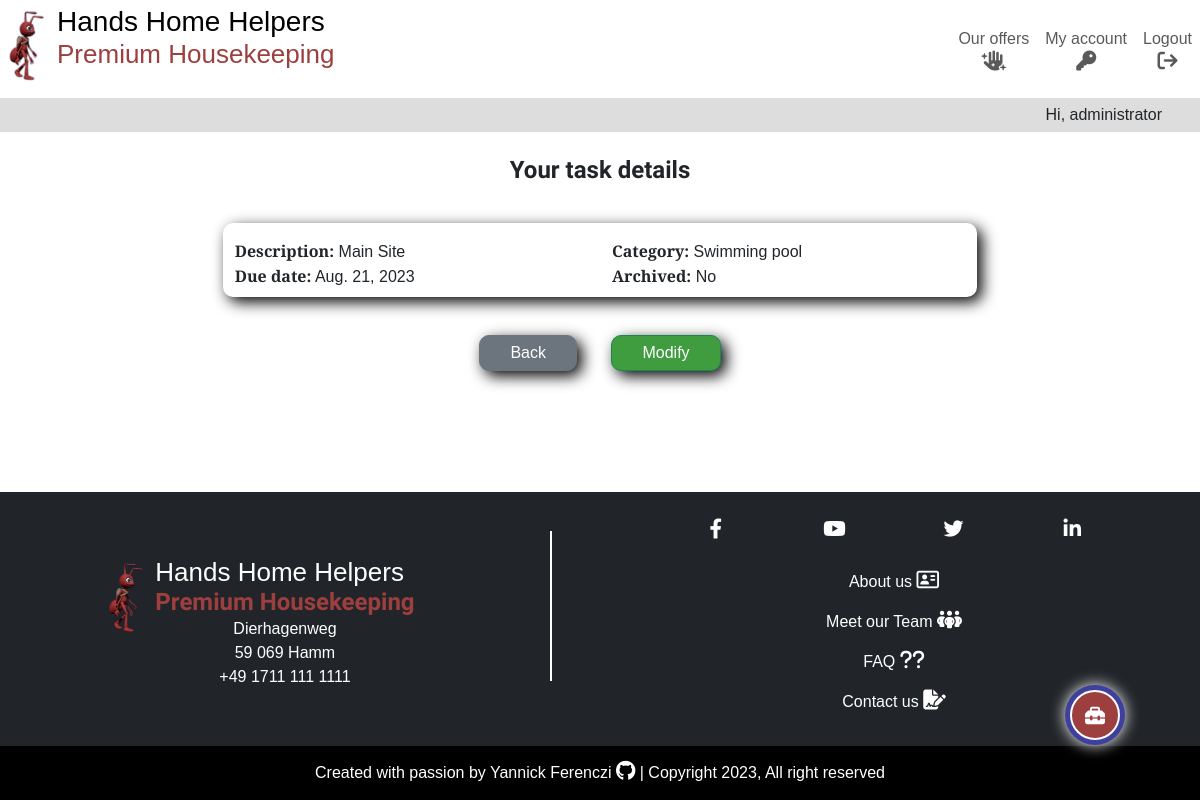
Page /dashboard/task_detail/35/ (signed in) on the committed database.
### tasks/models.py (models this page shows, shortened)
class Task(models.Model):
    CATEGORIES = [
        ("Gardening", "Gardening"),
        ("Cleaning", "Cleaning"),
        ("Garden patch", "Garden patch"),
        ("Swimming pool", "Swimming pool"),
        ("Renovation and repair", "Renovation and repair"),
        ("Home care", "Home care"),
    ]
    name = models.CharField(max_length=250, verbose_name="Description")
    done = models.BooleanField(default=False)
    owner = models.ForeignKey(
        User,
        on_delete=models.CASCADE,
        related_name="task_owner",
    )
    created_on = models.DateField(auto_now_add=True)
    category = models.CharField(
        max_length=50,
        choices=CATEGORIES,
        default="Cleaning",
    )
    employee = models.ForeignKey(
        Employee,
        on_delete=models.PROTECT,
        related_name="employees",
        blank=True,
        null=True,
    )
    comment = models.CharField(max_length=250, blank=True, null=True)
    due_date = models.DateField(
        null=True,
        blank=True,
    )
    class Meta:
        ordering = ["-created_on"]

### tasks/views.py (the view)
class TaskDetailView(LoginRequiredMixin, generic.DetailView):
    model = Task
    template_name = "tasks/task_detail.html"
    context_object_name = "task"

### tasks/templates/tasks/task_detail.html (shortened to what this page needs)
{% extends "base.html" %}
{% load static %}
{% block content %}
<div class="container-fluid container-lg p-2">
    <div class="row">
        <div class="col">
            <h3>Your task details</h3>
        </div>
    </div>
    <div class="row p-2">
        <div class="col-12 col-md-8 offset-md-2 dashboard-item">
            <div class="row mt-3">
                <div class="col-12 col-md-6">
                    <p><span class="task-title">Description:</span> {{ task.name }}</p>
                </div>
                <div class="col-12 col-md-6">
                    <p><span class="task-title">Category:</span> {{ task.category }}</p>
                </div>
            </div>
            <div class="row mb-2">
                <div class="col-12 col-md-6">
                    <p><span class="task-title">Due date:</span> {{ task.due_date }}</p>
                </div>
                <div class="col-12 col-md-6">
                    <p><span class="task-title">Archived:</span> {% if task.done %}Yes{% else %}No{% endif %}</p>
                </div>
            </div>
        </div>
    </div>
    <div class="row">
        <div class="col centered-content">
            <a class="form-btn btn btn-secondary" aria-label="Go back to the personal dashboard" href="{% url 'dashboard' %}">Back</a>
            <a class="form-btn btn btn-success" aria-label="Edit the task" href="{% url 'update_task' task.pk %}">Modify</a>
        </div>
    </div>
</div>
{% endblock content %}

### templates/base.html (shortened to what this page needs)
{% load static %}
{% url 'home' as home_url %}
{% url 'dashboard' as dashboard_url %}
{% url 'account_logout' as logout_url %}
{% url 'account_login' as login_url %}
{% url 'account_signup' as signup_url %}
{% url 'offers' as offers_url %}
{%  now 'n' as this_month %}
<!DOCTYPE html>
<html lang="en">
<head>
    <link rel="stylesheet" href="https://cdnjs.cloudflare.com/ajax/libs/font-awesome/6.4.0/css/all.min.css"
>
    <link href="https://cdn.jsdelivr.net/npm/bootstrap@5.3.0/dist/css/bootstrap.min.css" rel="stylesheet"
>
    <link rel="stylesheet" href="{% static 'css/style.css' %}">
</head>
<body>
    {% if request.user.is_authenticated %}
    <div class="user-options-trigger">
        <div class="fixed-btn d-flex justify-content-center" data-bs-toggle="tooltip" data-bs-placement="left"
            title="Open the toolbox">
            <button class="fixed-btn-trigger tool-links" type="button" data-bs-toggle="collapse" data-bs-target=".multi-collapse"
                aria-expanded="false" aria-controls="admin-panel add-task add-appointment add-review" aria-label="Open the toolbox to create tasks, appointments and reviews"><i
                    class="fa-solid fa-toolbox d-inline-block mt-1"></i></button>
        </div>
    </div>
    {% endif %}
    <header class="main-header position-fixed w-100">
        <nav class="navbar navbar-expand-md py-0">
            <div class="container-fluid">
                <a class="navbar-brand" aria-label="Go to the home page of the Hands Home Helpers website" href="{% url 'home' %}">
                    <div class="main-logo">
                        <img class="img-logo" src="{% static 'images/hands_home_helpers_logo.png' %}"
                            alt="Hands Home Helpers company logo">
                        <div class="name-logo">
                            <h1><span class="d-block d-md-inline">Hands</span>
                                <span class="d-block d-md-inline">Home</span>
                                <span class="d-block d-md-inline">Helpers</span>
                            </h1>
                            <h2 class="red-ant d-none d-md-block">Premium Housekeeping</h2>
                        </div>
                    </div>
                </a>
                <div class="collapse navbar-collapse" id="navbarSupportedContent">
                    <ul class="navbar-nav ms-auto mb-0 mb-lg-0">
                        <li class="nav-item">
                            <a class="nav-link centered-content {% if request.path == offers_url %}active{%endif%}"
                                aria-current="page" aria-label="Go to the offers page of Hands Home Helpers" href="{% url 'offers' %}">Our offers <i
                                    class="fa-solid fa-hand-sparkles d-block centered-content"></i></a>
                        </li>
                        {% if user.is_authenticated %}
                        <li class="nav-item {% if request.path == dashboard_url %}active{%endif%}">
                            <a class="nav-link centered-content" aria-current="page" aria-label="Go to the personal dashboard"
                                href="{% url 'dashboard' %}">My account <i
                                    class="fa-solid fa-key d-block centered-content"></i></a>
                        </li>
                        <li class="nav-item">
                            <a class="nav-link centered-content {% if request.path == logout_url %}active{%endif%}" aria-current="page" aria-label="go to the logout page"
                                href="{% url 'account_logout' %}">Logout <i
                                    class="fa-solid fa-arrow-right-from-bracket d-block centered-content"></i></a>
                        </li>
                        {% endif %}
                    </ul>
                </div>
            </div>
        </nav>
        <div class="container-fluid">
            <div class="row">
                <p class="col greetings">{% if user.is_authenticated %}Hi, {{ user.username }}{% else %}Hi there!{% endif %}</p>
            </div>
        </div>
    </header>
    <main class="main-content">
        {% block content %}
        {% endblock content %}
    </main>
    <footer class="main-footer bg-dark">
        <div class="container-fluid">
            <div class="row p-4">
                <div class="col-md-5 p-0 d-flex align-items-center justify-content-center">
                    <a class="navbar-brand" aria-label="Go to the home page of the Hands Home Helpers website" href="{% url 'home' %}">
                        <div class="main-logo d-inline-block mt-2">
                            <img class="img-logo" src="{% static 'images/hands_home_helpers_logo.png' %}"
                                alt="Hands Home Helpers company logo">
                            <div class="name-logo">
                                <h2>Hands Home Helpers</h2>
                                <h3 class="red-ant p-0">Premium Housekeeping</h3>
                                <div class="address">
                                    <p class="centered-content m-0">Dierhagenweg</p>
                                    <p class="centered-content m-0">59 069 Hamm</p>
                                    <p class="centered-content m-0">+49 1711 111 1111</p>
                                </div>
                            </div>
                        </div>
                    </a>
                </div>
                <div class="col-md-1">
                    <div class="footer-rule"></div>
                </div>
                <div class="col-md-6">
                    <div class="row pb-2">
                        <div class="col">
                            <ul class="navbar-nav bg-dark d-flex flex-row align-items-center justify-content-evenly">
                                <li class="nav-item">
                                    <a class="nav-link social-media p-0" aria-label="Open Facebook in a new tab" href="https://www.facebook.com/" target="_blank"><i class="fa-brands fa-facebook-f"></i></a>
                                </li>
                                <li class="nav-item">
                                    <a class="nav-link social-media p-0" aria-label="Open Youtube in a new tab" href="https://www.youtube.com/" target="_blank"><i class="fa-brands fa-youtube"></i></a>
                                </li>
                                <li class="nav-item">
                                    <a class="nav-link social-media p-0" aria-label="Open Twitter in a new tab" href="https://www.twitter.com/" target="_blank"><i class="fa-brands fa-twitter"></i></a>
                                </li>
                                <li class="nav-item">
                                    <a class="nav-link social-media p-0" aria-label="Open LinkedIn in a new tab" href="https://www.linkedin.com/" target="_blank"><i class="fa-brands fa-linkedin-in"></i></a>
                                </li>
                            </ul>
                        </div>
                    </div>
                    <div class="row pt-2">
                        <div class="col extra-ressources">
                            <ul class="navbar-nav bg-dark">
                                <li class="nav-item">
                                    <a class="nav-link" aria-label="Go to the top of the about page" href="{% url 'about' %}">About us <i class="fa-regular fa-address-card"></i></a>
                                </li>
                                <li class="nav-item">
                                    <a class="nav-link" aria-label="Go to the meet our team section of the about page" href="{% url 'about' %}#team-section">Meet our Team <i class="fa-solid fa-people-group"></i></a>
                                </li>
                                <li class="nav-item">
                                    <a class="nav-link" aria-label="Go to the faq section of the about page" href="{% url 'about' %}#faq-section">FAQ <i class="fa-solid fa-question"></i><i class="fa-solid fa-question"></i></a>
                                </li>
                                <li class="nav-item">
                                    <a class="nav-link" aria-label="Go to our contact form" href="{% url 'contact' %}">Contact us <i class="fa-solid fa-file-signature"></i></a>
                                </li>
                            </ul>
                        </div>
                    </div>
                </div>
            </div>
        </div>
        <div class="container-fluid">
            <div class="row">
                <div class="col">
                    <div class="copyright bg-black">
                        <p>Created with passion by
                            <a class="white-text" aria-label="Go to the GitHub page of the creator of this website" href="https://github.com/yannickferenczi" target="_blank">
                                Yannick Ferenczi <i class="fa-brands fa-github"></i>
                            </a> | Copyright {% now "Y" %}, All right reserved
                        </p>
                    </div>
                </div>
            </div>
        </div>
    </footer>
</body>

### static/css/style.css (style rules this page uses)
.red-ant { color: #9d3f3f; }
.btn-success { background-color: #3f9d3f; }
.white-text { color: white; }
.form-btn { padding: 5px 30px; text-align: center; margin: 15px 15px 25px; border-radius: 10px; box-shadow: 5px 5px 15px black; }
body { display: flex; font-family: 'Merriweather Sans', sans-serif; flex-direction: column; min-height: 100vh; }
h3, h4, h5, h6 { margin: 0; font-family: 'Andika', sans-serif; font-weight: bold; text-align: center; }
h1 { font-size: 22px; padding-bottom: 0; margin-bottom: 0; }
h2 { font-size: 21px; }
h3 { font-size: 20px; padding: 15px; }
p { margin: 0; }
.centered-content { text-align: center; }
.container-fluid { padding: 0; }
a { text-decoration: none; color: black; }
ul { list-style-type: none; padding: 0; }
.main-header { background-color: white; min-height: 133px; z-index: 2; }
.img-logo { height: 80px; vertical-align: baseline; }
.name-logo { display: inline-block; vertical-align: top; }
.name-logo h2 { padding-bottom: 0; margin-bottom: 0; padding-top: 0; margin-top: 0; }
.name-logo h3 { padding-top: 0; margin-top: 0; }
.greetings { height: 34px; margin-bottom: 0; text-align: right; padding: 5px 50px; background-color: #ddd; }
.user-options-trigger { padding: 15px; position: fixed; overflow: hidden; right: 5vw; bottom: 30px; z-index: 3; }
.fixed-btn { background-color: #3f3f9d; width: 60px; height: 60px; vertical-align: middle; margin: 10px auto; text-align: center; border-radius: 50%; box-shadow: 0 0 15px white; }
.fixed-btn a, .fixed-btn-trigger { display: inline-block; margin: 5px 0; line-height: 50px; vertical-align: middle; width: 50px; border-radius: 50%; background-color: #9d3f3f; color: white; border: 2px solid white; }
.main-content { margin-top: 133px; }
.main-footer { margin-top: auto; color: white; }
.footer-rule { border-top: 2px solid white; width: 60%; margin: 15px auto; }
.social-media { width: 30px; height: 30px; overflow: hidden; border-radius: 50%; line-height: 30px; vertical-align: middle; text-align: center; color: white; }
.extra-ressources a { text-align: center; }
.copyright { margin: 0; padding: 15px; }
.copyright p { margin: 0; text-align: center; }
.dashboard-item { margin: 15px auto; background-color: #fff; border-radius: 10px; box-shadow: 5px 5px 15px black; overflow: hidden; }
.task-title { font-weight: bold; }
i { font-size: 20px; }
@media only screen and (min-width: 768px) { h1 { font-size: 28px; } }
@media only screen and (min-width: 768px) { h2 { font-size: 26px; } }
@media only screen and (min-width: 768px) { h3 { font-size: 24px; padding: 15px; } }
@media only screen and (min-width: 768px) { .navbar-nav { background-color: white; } }
@media only screen and (min-width: 768px) { .footer-rule { border-left: 2px solid white; width: 0; height: 150px; margin: 15px auto; } }

### rows in the picture
Task: name "Main Site", category "Swimming pool", due_date "Aug. 21, 2023"

### other values in the picture
{{ user.username }} "administrator"
